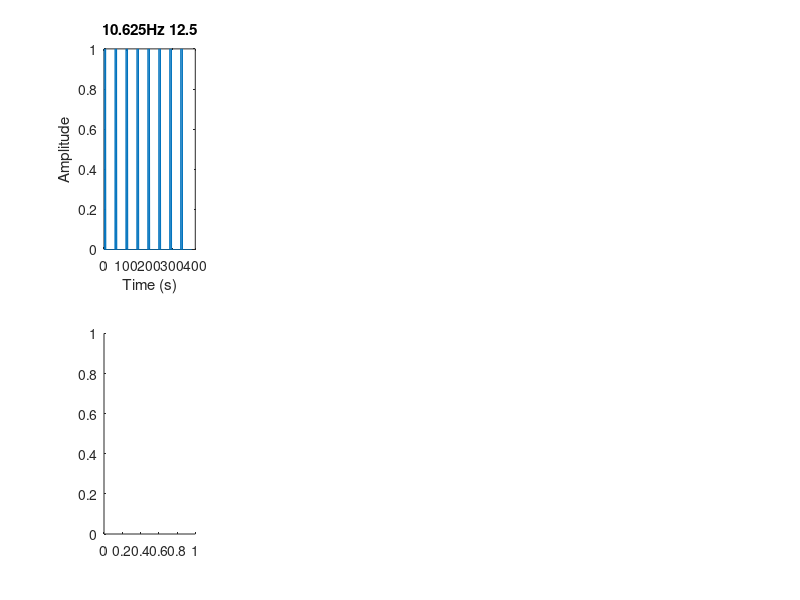

Write the MATLAB code that produced this figure. (Note: this script raises an error after producing the figure.)
%%% simulation of EEG response across harmonics for different duty cycles
clearvars; close all;

%%%%%%%%%%%%%%%%
%% parameters 
nT=192; 
fsample = 510;
wtSize = 1/(85/32)*1000; % in sec
% t=linspace(0,wtSize,nT); % time
sampling = wtSize/nT; % in sec
t = 0:sampling:wtSize-sampling; % time - have to remove the last point since it is the same as the first of the cycle

allDC = [0.125 0.25 0.5 0.75 0.875];
allfq = [85/8 85/16 85/32];
allTimeWin = 1./allfq*1000;
repCycle = 2;

nfr = floor(length(t)*repCycle/2)+1; %Number of unique frequency in fourier transform. The +1 is for the DC component.
freqs = (fsample/2)*linspace(0,1,nfr);% freq values
% can also do: freqSpectrum = fsample*(0:nT)/nT;

%%%%%%%%%%%%%%%%%%%%%%%%%%%%%%%%
%% using an impulse function
%%%%%%%%%%%%%%%%%%%%%%%%%%%%%%%%
% impulse = (t==0|t==t(nT*allDC(dc))); % On at t0 and Off at duty-cycle

%%%%%%%%%%%%%%%%
%%%% create the response for all frequencies and duty-cycles
impWave = zeros(length(t)*repCycle,length(allfq),length(allDC));

for fq = 1:length(allfq)
    for dc = 1 :length(allDC)
        clear twin impTmp
        % create the impulse ON/OFF for a time window of the size of 1
        % frequency cycle
        twin = 0:sampling:allTimeWin(fq)-sampling; % time window for one cycle
        impTmp = (twin==0|twin==twin(length(twin)*allDC(dc)+1)); 
        % then copy it multiple times to get to the 1 sec window
        impWave(:,fq,dc) = repmat(impTmp,1,nT/length(twin)*repCycle);
    end
end


%%%% compute Fourier
impFFT = zeros(length(freqs),length(allfq),length(allDC));
for fq = 1:length(allfq)
    for dc = 1 :length(allDC)
        tmpFFT = fft(impWave(:,fq,dc));
        % normalise the Fourier
        impFFT(:,fq,dc) = 2*tmpFFT(1:length(tmpFFT)/2+1)/length(tmpFFT);
    end
end


%%%% plot the waveform and Fourier spectrum
maxFreq = find(freqs==85/8*5);
for fq = 1:length(allfq)
    figure('Position', [0 0 1500 500]); hold on;
    for dc = 1 :length(allDC)
        % waveform
        subplot(2,5,dc)
%         plot(t,impulse(:,fq,dc));
        plot(impWave(:,fq,dc));
        xlabel('Time (s)')
        ylabel('Amplitude');
        title([num2str(allfq(fq)) 'Hz ' num2str(allDC(dc)*100)])
        % spectrum
        subplot(2,5,dc+5)
        bar(freqs(2:maxFreq),abs(impFFT(2:maxFreq,dc+(fq-1)*5)));
%         bar(abs(impFFT(:,dc+(fq-1)*5)));
        xlabel('Frequency (Hertz)')
        ylabel('Amplitude');
    end
%     saveas(gcf,['figures' filesep 'impulse' num2str(allfq(fq),'%.0f')],'png')
end


%%%%%%%%%%%%%%%%%%%%%%%%%%%%%%%%
%% using square wave
%%%%%%%%%%%%%%%%%%%%%%%%%%%%%%%%
%%%% create the response for all frequencies and duty-cycles
squareWave = zeros(length(t)*repCycle,length(allfq),length(allDC));

for fq = 1:length(allfq)
    for dc = 1 :length(allDC)
        clear twin sqTmp
        twin = 0:sampling:allTimeWin(fq)-sampling; % time window for one cycle (in ms so needs to be in sec for the square function)
        sqTmp = square(2*pi*allfq(fq)*(twin/1000),allDC(dc)*100); 
        % then copy it multiple times to get to the 1 sec window
        squareWave(:,fq,dc) = repmat(sqTmp,1,nT/length(twin)*repCycle);
    end
end


%%%% compute Fourier
squareFFT = zeros(length(freqs),length(allfq),length(allDC));
for fq = 1:length(allfq)
    for dc = 1 :length(allDC)
        clear tmpFFT
        tmpFFT = fft(squareWave(:,fq,dc));
        % normalise the Fourier
        squareFFT(:,fq,dc) = 2*tmpFFT(1:length(tmpFFT)/2+1)/length(tmpFFT);
    end
end


%%%% plot the waveform and Fourier spectrum
maxFreq = find(freqs==85/8*5);
for fq = 1:length(allfq)
    figure('Position', [0 0 1500 500]); hold on;
    for dc = 1 :length(allDC)
        % waveform
        subplot(2,5,dc)
%         plot(t,impulse(:,fq,dc));
        plot(squareWave(:,fq,dc));
        xlabel('Time (s)')
        ylabel('Amplitude');
        title([num2str(allfq(fq)) 'Hz ' num2str(allDC(dc)*100)])
        % spectrum
        subplot(2,5,dc+5)
        bar(freqs(2:maxFreq),abs(squareFFT(2:maxFreq,dc+(fq-1)*5)));
%         bar(abs(impFFT(:,dc+(fq-1)*5)));
        xlabel('Frequency (Hertz)')
        ylabel('Amplitude');
    end
%     saveas(gcf,['figures' filesep 'square' num2str(allfq(fq))],'png')
end




% %%%% Other way to compute FFT
% for fq = 1:length(allfq)
%     for dc = 1 :length(allDC)
%         %Do the fourier transform of the data.
%         testData = squeeze(squareWave(:,fq,dc));
%         dft = dftmtx(length(testData));
%         dftData = testData'*dft;
%         %Select just the unique frequencies.
%         nfr = floor(length(testData)/2)+1; %Number of unique frequency in fourier transform. The +1 is for the DC component.
%         dftData = dftData(:,1:nfr);
%         freqsToDouble = 2:(nfr-1+mod(length(testData),2));
%         %Now we double the the amplitude of the freqs that are represented
%         %twice in the fourer transform
%         dftData(:,freqsToDouble) = 2*dftData(:,freqsToDouble);
%         %Now we normalize by the number of points in the fourier transform to
%         %get the expected amplitude value instead of the raw dot product.
%         dftData = dftData/length(testData);
%         amp(:,fq,dc) = abs(dftData);
%         %  cos = real(dftData);
%         %  sin = -imag(dftData);
%         % freq = (fsample/2)*linspace(0,1,nfr);% freq values.
%         % figure;bar(freq,amp);
%     end
% end
% 
% %%%% plot the waveform and Fourier spectrum
% maxFreq = find(freqs==85/8*5);
% for fq = 1:length(allfq)
%     figure('Position', [0 0 1500 500]); hold on;
%     for dc = 1 :length(allDC)
%         % waveform
%         subplot(2,5,dc)
% %         plot(t,impulse(:,fq,dc));
%         plot(squareWave(:,fq,dc));
%         xlabel('Time (s)')
%         ylabel('Amplitude');
%         title([num2str(allfq(fq)) 'Hz ' num2str(allDC(dc)*100)])
%         % spectrum
%         subplot(2,5,dc+5)
%         bar(freqs(1:maxFreq),abs(amp(1:maxFreq,dc+(fq-1)*5)));
% %         bar(abs(impFFT(:,dc+(fq-1)*5)));
%         xlabel('Frequency (Hertz)')
%         ylabel('Amplitude');
%     end
% %     saveas(gcf,['figures' filesep 'square' num2str(allfq(fq))],'png')
% end
